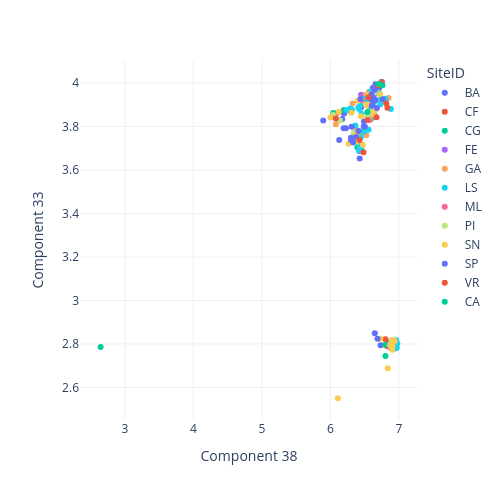

Source (notebook cell):
### Markdown cell above
### Scatter (metadata)

### Code cell
fig = px.scatter(
    data_frame = test,
    x = dim1,
    y = dim2, 
    color = "SiteID",
    #color_discrete_sequence=px.colors.sequential.Agsunset,
    hover_data = ["bin", "RF Classify"],
    #opacity = 0.2,
    #title = "SiteID, Test Set",
    template="plotly_white",
    width=500, 
    height=500
) 

fig.show()

### Figure 1 — Plotly figure (JSON) as saved in the notebook; plotly's stock layout.template omitted (floating-point values rounded to 4 significant figures)
{"data": [{"customdata": [["KBase_derived_Bin.001.fastaBA_F_extracted_bins.AssemblySet_DRAM.gff", 138], ["KBase_derived_Bin.001.fastaBA_S_extracted_bins.AssemblySet_DRAM.gff", 163], ["KBase_derived_Bin.002.fastaBA_F_extracted_bins.AssemblySet_DRAM.gff", 3], ["KBase_derived_Bin.002.fastaBA_S_extracted_bins.AssemblySet_DRAM.gff", 138], ["KBase_derived_Bin.003.fastaBA_S_extracted_bins.AssemblySet_DRAM.gff", 3], ["KBase_derived_Bin.004.fastaBA_F_extracted_bins.AssemblySet_DRAM.gff", 163], ["KBase_derived_Bin.004.fastaBA_S_extracted_bins.AssemblySet_DRAM.gff", 94], ["KBase_derived_Bin.005.fastaBA_F_extracted_bins.AssemblySet_DRAM.gff", 138], ["KBase_derived_Bin.005.fastaBA_S_extracted_bins.AssemblySet_DRAM.gff", 94], ["KBase_derived_Bin.006.fastaBA_F_extracted_bins.AssemblySet_DRAM.gff", 117], ["KBase_derived_Bin.006.fastaBA_S_extracted_bins.AssemblySet_DRAM.gff", 94], ["KBase_derived_Bin.007.fastaBA_S_extracted_bins.AssemblySet_DRAM.gff", 3], ["KBase_derived_Bin.008.fastaBA_F_extracted_bins.AssemblySet_DRAM.gff", 3], ["KBase_derived_Bin.008.fastaBA_S_extracted_bins.AssemblySet_DRAM.gff", 123], ["KBase_derived_Bin.009.fastaBA_F_extracted_bins.AssemblySet_DRAM.gff", 138], ["KBase_derived_Bin.009.fastaBA_S_extracted_bins.AssemblySet_DRAM.gff", 117], ["KBase_derived_Bin.010.fastaBA_S_extracted_bins.AssemblySet_DRAM.gff", 3], ["KBase_derived_Bin.011.fastaBA_F_extracted_bins.AssemblySet_DRAM.gff", 138], ["KBase_derived_Bin.012.fastaBA_F_extracted_bins.AssemblySet_DRAM.gff", 3], ["KBase_derived_Bin.012.fastaBA_S_extracted_bins.AssemblySet_DRAM.gff", 3], ["KBase_derived_Bin.013.fastaBA_F_extracted_bins.AssemblySet_DRAM.gff", 94], ["KBase_derived_Bin.013.fastaBA_S_extracted_bins.AssemblySet_DRAM.gff", 156], ["KBase_derived_Bin.014.fastaBA_F_extracted_bins.AssemblySet_DRAM.gff", 3], ["KBase_derived_Bin.014.fastaBA_S_extracted_bins.AssemblySet_DRAM.gff", 117], ["KBase_derived_Bin.015.fastaBA_F_extracted_bins.AssemblySet_DRAM.gff", 3], ["KBase_derived_Bin.015.fastaBA_S_extracted_bins.AssemblySet_DRAM.gff", 138], ["KBase_derived_Bin.016.fastaBA_F_extracted_bins.AssemblySet_DRAM.gff", 141], ["KBase_derived_Bin.016.fastaBA_S_extracted_bins.AssemblySet_DRAM.gff", 3], ["KBase_derived_Bin.017.fastaBA_F_extracted_bins.AssemblySet_DRAM.gff", 117], ["KBase_derived_Bin.017.fastaBA_S_extracted_bins.AssemblySet_DRAM.gff", 138], ["KBase_derived_Bin.018.fastaBA_F_extracted_bins.AssemblySet_DRAM.gff", 138], ["KBase_derived_Bin.018.fastaBA_S_extracted_bins.AssemblySet_DRAM.gff", 163], ["KBase_derived_Bin.019.fastaBA_S_extracted_bins.AssemblySet_DRAM.gff", 117], ["KBase_derived_Bin.020.fastaBA_F_extracted_bins.AssemblySet_DRAM.gff", 3], ["KBase_derived_Bin.020.fastaBA_S_extracted_bins.AssemblySet_DRAM.gff", 163], ["KBase_derived_Bin.021.fastaBA_F_extracted_bins.AssemblySet_DRAM.gff", 138], ["KBase_derived_Bin.021.fastaBA_S_extracted_bins.AssemblySet_DRAM.gff", 123], ["KBase_derived_Bin.022.fastaBA_F_extracted_bins.AssemblySet_DRAM.gff", 3], ["KBase_derived_Bin.022.fastaBA_S_extracted_bins.AssemblySet_DRAM.gff", 155], ["KBase_derived_Bin.023.fastaBA_F_extracted_bins.AssemblySet_DRAM.gff", 117], ["KBase_derived_Bin.024.fastaBA_F_extracted_bins.AssemblySet_DRAM.gff", 94], ["KBase_derived_Bin.024.fastaBA_S_extracted_bins.AssemblySet_DRAM.gff", 3], ["KBase_derived_Bin.025.fastaBA_F_extracted_bins.AssemblySet_DRAM.gff", 163], ["KBase_derived_Bin.026.fastaBA_F_extracted_bins.AssemblySet_DRAM.gff", 123], ["KBase_derived_Bin.026.fastaBA_S_extracted_bins.AssemblySet_DRAM.gff", 163], ["KBase_derived_Bin.027.fastaBA_S_extracted_bins.AssemblySet_DRAM.gff", 3], ["KBase_derived_Bin.028.fastaBA_F_extracted_bins.AssemblySet_DRAM.gff", 3], ["KBase_derived_Bin.028.fastaBA_S_extracted_bins.AssemblySet_DRAM.gff", 163], ["KBase_derived_Bin.030.fastaBA_S_extracted_bins.AssemblySet_DRAM.gff", 3], ["KBase_derived_Bin.031.fastaBA_S_extracted_bins.AssemblySet_DRAM.gff", 3], ["KBase_derived_Bin.032.fastaBA_S_extracted_bins.AssemblySet_DRAM.gff", 123]], "hovertemplate": "SiteID=BA<br>Component 38=%{x}<br>Component 33=%{y}<br>bin=%{customdata[0]}<br>RF Classify=%{customdata[1]}<extra></extra>", "legendgroup": "BA", "marker": {"color": "#636efa", "symbol": "circle"}, "mode": "markers", "name": "BA", "orientation": "v", "showlegend": true, "type": "scatter", "x": [6.616, 6.369, 6.915, 6.619, 6.919, 6.408, 6.539, 6.659, 6.634, 6.173, 6.617, 6.895, 6.874, 6.428, 6.693, 6.489, 6.872, 6.71, 6.887, 6.902, 6.447, 6.733, 6.858, 6.485, 6.917, 6.639, 6.648, 6.896, 6.483, 6.659, 6.677, 6.349, 6.2, 6.943, 6.129, 6.632, 6.434, 6.891, 5.896, 6.194, 6.282, 6.892, 6.412, 6.421, 6.502, 6.916, 6.899, 6.376, 6.867, 6.932, 6.401], "xaxis": "x", "y": [3.953, 3.741, 2.794, 3.977, 2.796, 3.751, 3.923, 3.98, 3.887, 3.834, 3.927, 2.789, 2.804, 3.653, 3.99, 3.823, 2.794, 3.988, 2.782, 2.792, 3.887, 2.794, 2.807, 3.8, 2.79, 3.969, 2.849, 2.796, 3.784, 3.994, 3.987, 3.761, 3.86, 2.78, 3.738, 3.937, 3.699, 2.798, 3.827, 3.87, 3.873, 2.792, 3.753, 3.688, 3.775, 2.793, 2.789, 3.754, 2.792, 2.785, 3.702], "yaxis": "y"}, {"customdata": [["KBase_derived_Bin.001.fastaCF_F_extracted_bins.AssemblySet_DRAM.gff", 138], ["KBase_derived_Bin.002.fastaCF_F_extracted_bins.AssemblySet_DRAM.gff", 155], ["KBase_derived_Bin.003.fastaCF_F_extracted_bins.AssemblySet_DRAM.gff", 156], ["KBase_derived_Bin.004.fastaCF_F_extracted_bins.AssemblySet_DRAM.gff", 94], ["KBase_derived_Bin.005.fastaCF_F_extracted_bins.AssemblySet_DRAM.gff", 117], ["KBase_derived_Bin.006.fastaCF_F_extracted_bins.AssemblySet_DRAM.gff", 138], ["KBase_derived_Bin.007.fastaCF_F_extracted_bins.AssemblySet_DRAM.gff", 153]], "hovertemplate": "SiteID=CF<br>Component 38=%{x}<br>Component 33=%{y}<br>bin=%{customdata[0]}<br>RF Classify=%{customdata[1]}<extra></extra>", "legendgroup": "CF", "marker": {"color": "#EF553B", "symbol": "circle"}, "mode": "markers", "name": "CF", "orientation": "v", "showlegend": true, "type": "scatter", "x": [6.693, 6.035, 6.822, 6.602, 6.106, 6.635, 6.804], "xaxis": "x", "y": [3.988, 3.853, 2.791, 3.852, 3.863, 3.96, 2.822], "yaxis": "y"}, {"customdata": [["KBase_derived_Bin.001.fastaCG_S_extracted_bins.AssemblySet_DRAM.gff", 138], ["KBase_derived_Bin.002.fastaCG_F_extracted_bins.AssemblySet_DRAM.gff", 123], ["KBase_derived_Bin.003.fastaCG_F_extracted_bins.AssemblySet_DRAM.gff", 67], ["KBase_derived_Bin.003.fastaCG_S_extracted_bins.AssemblySet_DRAM.gff", 156], ["KBase_derived_Bin.004.fastaCG_F_extracted_bins.AssemblySet_DRAM.gff", 138], ["KBase_derived_Bin.004.fastaCG_S_extracted_bins.AssemblySet_DRAM.gff", 94], ["KBase_derived_Bin.005.fastaCG_F_extracted_bins.AssemblySet_DRAM.gff", 117], ["KBase_derived_Bin.006.fastaCG_F_extracted_bins.AssemblySet_DRAM.gff", 94], ["KBase_derived_Bin.007.fastaCG_S_extracted_bins.AssemblySet_DRAM.gff", 138], ["KBase_derived_Bin.008.fastaCG_S_extracted_bins.AssemblySet_DRAM.gff", 117], ["KBase_derived_Bin.009.fastaCG_S_extracted_bins.AssemblySet_DRAM.gff", 138]], "hovertemplate": "SiteID=CG<br>Component 38=%{x}<br>Component 33=%{y}<br>bin=%{customdata[0]}<br>RF Classify=%{customdata[1]}<extra></extra>", "legendgroup": "CG", "marker": {"color": "#00cc96", "symbol": "circle"}, "mode": "markers", "name": "CG", "orientation": "v", "showlegend": true, "type": "scatter", "x": [6.713, 6.397, 2.647, 6.802, 6.641, 6.633, 6.042, 6.645, 6.674, 6.197, 6.696], "xaxis": "x", "y": [3.978, 3.704, 2.787, 2.796, 3.961, 3.849, 3.862, 3.844, 3.987, 3.875, 3.985], "yaxis": "y"}, {"customdata": [["KBase_derived_Bin.001.fastaFE_F_extracted_bins.AssemblySet_DRAM.gff", 163], ["KBase_derived_Bin.003.fastaFE_F_extracted_bins.AssemblySet_DRAM.gff", 138]], "hovertemplate": "SiteID=FE<br>Component 38=%{x}<br>Component 33=%{y}<br>bin=%{customdata[0]}<br>RF Classify=%{customdata[1]}<extra></extra>", "legendgroup": "FE", "marker": {"color": "#ab63fa", "symbol": "circle"}, "mode": "markers", "name": "FE", "orientation": "v", "showlegend": true, "type": "scatter", "x": [6.416, 6.449], "xaxis": "x", "y": [3.776, 3.946], "yaxis": "y"}, {"customdata": [["KBase_derived_Bin.001.fastaGA_F_extracted_bins.AssemblySet_DRAM.gff", 117], ["KBase_derived_Bin.002.fastaGA_F_extracted_bins.AssemblySet_DRAM.gff", 94], ["KBase_derived_Bin.002.fastaGA_S_extracted_bins.AssemblySet_DRAM.gff", 181], ["KBase_derived_Bin.003.fastaGA_F_extracted_bins.AssemblySet_DRAM.gff", 94], ["KBase_derived_Bin.005.fastaGA_F_extracted_bins.AssemblySet_DRAM.gff", 94], ["KBase_derived_Bin.008.fastaGA_F_extracted_bins.AssemblySet_DRAM.gff", 117], ["KBase_derived_Bin.011.fastaGA_F_extracted_bins.AssemblySet_DRAM.gff", 94], ["KBase_derived_Bin.012.fastaGA_F_extracted_bins.AssemblySet_DRAM.gff", 163], ["KBase_derived_Bin.014.fastaGA_F_extracted_bins.AssemblySet_DRAM.gff", 94], ["KBase_derived_Bin.015.fastaGA_F_extracted_bins.AssemblySet_DRAM.gff", 117], ["KBase_derived_Bin.016.fastaGA_F_extracted_bins.AssemblySet_DRAM.gff", 181], ["KBase_derived_Bin.018.fastaGA_F_extracted_bins.AssemblySet_DRAM.gff", 163], ["KBase_derived_Bin.019.fastaGA_F_extracted_bins.AssemblySet_DRAM.gff", 138], ["KBase_derived_Bin.021.fastaGA_F_extracted_bins.AssemblySet_DRAM.gff", 94], ["KBase_derived_Bin.022.fastaGA_F_extracted_bins.AssemblySet_DRAM.gff", 181]], "hovertemplate": "SiteID=GA<br>Component 38=%{x}<br>Component 33=%{y}<br>bin=%{customdata[0]}<br>RF Classify=%{customdata[1]}<extra></extra>", "legendgroup": "GA", "marker": {"color": "#FFA15A", "symbol": "circle"}, "mode": "markers", "name": "GA", "orientation": "v", "showlegend": true, "type": "scatter", "x": [6.323, 6.518, 6.762, 6.582, 6.55, 6.372, 6.533, 6.452, 6.565, 6.08, 6.806, 6.525, 6.561, 6.652, 6.849], "xaxis": "x", "y": [3.905, 3.946, 3.914, 3.88, 3.844, 3.789, 3.897, 3.757, 3.96, 3.81, 3.921, 3.76, 3.863, 3.919, 3.931], "yaxis": "y"}, {"customdata": [["KBase_derived_Bin.001.fastaLS_F_extracted_bins.AssemblySet_DRAM.gff", 94], ["KBase_derived_Bin.002.fastaLS_F_extracted_bins.AssemblySet_DRAM.gff", 3], ["KBase_derived_Bin.002.fastaLS_S_extracted_bins.AssemblySet_DRAM.gff", 117], ["KBase_derived_Bin.003.fastaLS_S_extracted_bins.AssemblySet_DRAM.gff", 94], ["KBase_derived_Bin.004.fastaLS_F_extracted_bins.AssemblySet_DRAM.gff", 138], ["KBase_derived_Bin.004.fastaLS_S_extracted_bins.AssemblySet_DRAM.gff", 3], ["KBase_derived_Bin.005.fastaLS_F_extracted_bins.AssemblySet_DRAM.gff", 3], ["KBase_derived_Bin.005.fastaLS_S_extracted_bins.AssemblySet_DRAM.gff", 94], ["KBase_derived_Bin.006.fastaLS_F_extracted_bins.AssemblySet_DRAM.gff", 94], ["KBase_derived_Bin.006.fastaLS_S_extracted_bins.AssemblySet_DRAM.gff", 94], ["KBase_derived_Bin.007.fastaLS_F_extracted_bins.AssemblySet_DRAM.gff", 3], ["KBase_derived_Bin.007.fastaLS_S_extracted_bins.AssemblySet_DRAM.gff", 94], ["KBase_derived_Bin.008.fastaLS_F_extracted_bins.AssemblySet_DRAM.gff", 94], ["KBase_derived_Bin.009.fastaLS_F_extracted_bins.AssemblySet_DRAM.gff", 181], ["KBase_derived_Bin.009.fastaLS_S_extracted_bins.AssemblySet_DRAM.gff", 94], ["KBase_derived_Bin.010.fastaLS_F_extracted_bins.AssemblySet_DRAM.gff", 163], ["KBase_derived_Bin.011.fastaLS_F_extracted_bins.AssemblySet_DRAM.gff", 123], ["KBase_derived_Bin.011.fastaLS_S_extracted_bins.AssemblySet_DRAM.gff", 181], ["KBase_derived_Bin.012.fastaLS_F_extracted_bins.AssemblySet_DRAM.gff", 94], ["KBase_derived_Bin.014.fastaLS_F_extracted_bins.AssemblySet_DRAM.gff", 117], ["KBase_derived_Bin.014.fastaLS_S_extracted_bins.AssemblySet_DRAM.gff", 94], ["KBase_derived_Bin.015.fastaLS_S_extracted_bins.AssemblySet_DRAM.gff", 94], ["KBase_derived_Bin.016.fastaLS_F_extracted_bins.AssemblySet_DRAM.gff", 3], ["KBase_derived_Bin.016.fastaLS_S_extracted_bins.AssemblySet_DRAM.gff", 163], ["KBase_derived_Bin.017.fastaLS_F_extracted_bins.AssemblySet_DRAM.gff", 94], ["KBase_derived_Bin.018.fastaLS_F_extracted_bins.AssemblySet_DRAM.gff", 94], ["KBase_derived_Bin.019.fastaLS_F_extracted_bins.AssemblySet_DRAM.gff", 94], ["KBase_derived_Bin.019.fastaLS_S_extracted_bins.AssemblySet_DRAM.gff", 94], ["KBase_derived_Bin.020.fastaLS_S_extracted_bins.AssemblySet_DRAM.gff", 181], ["KBase_derived_Bin.021.fastaLS_F_extracted_bins.AssemblySet_DRAM.gff", 163], ["KBase_derived_Bin.021.fastaLS_S_extracted_bins.AssemblySet_DRAM.gff", 123], ["KBase_derived_Bin.022.fastaLS_F_extracted_bins.AssemblySet_DRAM.gff", 138], ["KBase_derived_Bin.023.fastaLS_F_extracted_bins.AssemblySet_DRAM.gff", 94], ["KBase_derived_Bin.025.fastaLS_S_extracted_bins.AssemblySet_DRAM.gff", 94], ["KBase_derived_Bin.026.fastaLS_F_extracted_bins.AssemblySet_DRAM.gff", 3], ["KBase_derived_Bin.026.fastaLS_S_extracted_bins.AssemblySet_DRAM.gff", 163], ["KBase_derived_Bin.027.fastaLS_F_extracted_bins.AssemblySet_DRAM.gff", 3], ["KBase_derived_Bin.028.fastaLS_F_extracted_bins.AssemblySet_DRAM.gff", 3], ["KBase_derived_Bin.028.fastaLS_S_extracted_bins.AssemblySet_DRAM.gff", 94], ["KBase_derived_Bin.029.fastaLS_F_extracted_bins.AssemblySet_DRAM.gff", 181], ["KBase_derived_Bin.029.fastaLS_S_extracted_bins.AssemblySet_DRAM.gff", 3], ["KBase_derived_Bin.030.fastaLS_S_extracted_bins.AssemblySet_DRAM.gff", 117], ["KBase_derived_Bin.031.fastaLS_F_extracted_bins.AssemblySet_DRAM.gff", 117], ["KBase_derived_Bin.032.fastaLS_F_extracted_bins.AssemblySet_DRAM.gff", 138], ["KBase_derived_Bin.033.fastaLS_S_extracted_bins.AssemblySet_DRAM.gff", 181], ["KBase_derived_Bin.037.fastaLS_S_extracted_bins.AssemblySet_DRAM.gff", 94], ["KBase_derived_Bin.038.fastaLS_S_extracted_bins.AssemblySet_DRAM.gff", 94], ["KBase_derived_Bin.039.fastaLS_S_extracted_bins.AssemblySet_DRAM.gff", 123]], "hovertemplate": "SiteID=LS<br>Component 38=%{x}<br>Component 33=%{y}<br>bin=%{customdata[0]}<br>RF Classify=%{customdata[1]}<extra></extra>", "legendgroup": "LS", "marker": {"color": "#19d3f3", "symbol": "circle"}, "mode": "markers", "name": "LS", "orientation": "v", "showlegend": true, "type": "scatter", "x": [6.806, 6.962, 6.494, 6.707, 6.666, 6.888, 6.927, 6.62, 6.688, 6.419, 6.978, 6.439, 6.721, 6.729, 6.53, 6.443, 6.454, 6.797, 6.623, 6.364, 6.64, 6.551, 6.896, 6.484, 6.574, 6.407, 6.484, 6.602, 6.577, 6.558, 6.418, 6.592, 6.536, 6.629, 6.918, 6.432, 6.891, 6.896, 6.297, 6.884, 6.969, 6.238, 6.455, 6.744, 6.289, 6.316, 6.547, 6.432], "xaxis": "x", "y": [3.922, 2.817, 3.791, 3.957, 3.978, 2.813, 2.788, 3.96, 3.955, 3.88, 2.801, 3.898, 3.924, 3.902, 3.92, 3.75, 3.695, 3.927, 3.872, 3.805, 3.853, 3.845, 2.791, 3.774, 3.958, 3.888, 3.927, 3.837, 3.936, 3.785, 3.69, 3.892, 3.907, 3.906, 2.803, 3.72, 2.801, 2.802, 3.881, 3.88, 2.781, 3.875, 3.859, 4.005, 3.882, 3.875, 3.855, 3.708], "yaxis": "y"}, {"customdata": [["KBase_derived_Bin.001.fastaML_F_extracted_bins.AssemblySet_DRAM.gff", 94], ["KBase_derived_Bin.005.fastaML_F_extracted_bins.AssemblySet_DRAM.gff", 94]], "hovertemplate": "SiteID=ML<br>Component 38=%{x}<br>Component 33=%{y}<br>bin=%{customdata[0]}<br>RF Classify=%{customdata[1]}<extra></extra>", "legendgroup": "ML", "marker": {"color": "#FF6692", "symbol": "circle"}, "mode": "markers", "name": "ML", "orientation": "v", "showlegend": true, "type": "scatter", "x": [6.462, 6.579], "xaxis": "x", "y": [3.921, 3.831], "yaxis": "y"}, {"customdata": [["KBase_derived_Bin.001.fastaPI_F_extracted_bins.AssemblySet_DRAM.gff", 117], ["KBase_derived_Bin.001.fastaPI_S_extracted_bins.AssemblySet_DRAM.gff", 117], ["KBase_derived_Bin.002.fastaPI_F_extracted_bins.AssemblySet_DRAM.gff", 94], ["KBase_derived_Bin.002.fastaPI_S_extracted_bins.AssemblySet_DRAM.gff", 94], ["KBase_derived_Bin.003.fastaPI_F_extracted_bins.AssemblySet_DRAM.gff", 138], ["KBase_derived_Bin.003.fastaPI_S_extracted_bins.AssemblySet_DRAM.gff", 138], ["KBase_derived_Bin.004.fastaPI_F_extracted_bins.AssemblySet_DRAM.gff", 138], ["KBase_derived_Bin.004.fastaPI_S_extracted_bins.AssemblySet_DRAM.gff", 138], ["KBase_derived_Bin.005.fastaPI_F_extracted_bins.AssemblySet_DRAM.gff", 117], ["KBase_derived_Bin.006.fastaPI_F_extracted_bins.AssemblySet_DRAM.gff", 94], ["KBase_derived_Bin.006.fastaPI_S_extracted_bins.AssemblySet_DRAM.gff", 94], ["KBase_derived_Bin.007.fastaPI_S_extracted_bins.AssemblySet_DRAM.gff", 94], ["KBase_derived_Bin.008.fastaPI_S_extracted_bins.AssemblySet_DRAM.gff", 94], ["KBase_derived_Bin.009.fastaPI_S_extracted_bins.AssemblySet_DRAM.gff", 138]], "hovertemplate": "SiteID=PI<br>Component 38=%{x}<br>Component 33=%{y}<br>bin=%{customdata[0]}<br>RF Classify=%{customdata[1]}<extra></extra>", "legendgroup": "PI", "marker": {"color": "#B6E880", "symbol": "circle"}, "mode": "markers", "name": "PI", "orientation": "v", "showlegend": true, "type": "scatter", "x": [6.342, 6.04, 6.557, 6.552, 6.671, 6.641, 6.683, 6.693, 6.141, 6.536, 6.61, 6.439, 6.562, 6.6], "xaxis": "x", "y": [3.771, 3.852, 3.863, 3.835, 3.974, 3.956, 3.972, 3.983, 3.828, 3.844, 3.862, 3.926, 3.863, 3.866], "yaxis": "y"}, {"customdata": [["KBase_derived_Bin.001.fastaSN_F_extracted_bins.AssemblySet_DRAM.gff", 94], ["KBase_derived_Bin.004.fastaSN_F_extracted_bins.AssemblySet_DRAM.gff", 141], ["KBase_derived_Bin.005.fastaSN_F_extracted_bins.AssemblySet_DRAM.gff", 94], ["KBase_derived_Bin.006.fastaSN_F_extracted_bins.AssemblySet_DRAM.gff", 3], ["KBase_derived_Bin.007.fastaSN_F_extracted_bins.AssemblySet_DRAM.gff", 155], ["KBase_derived_Bin.009.fastaSN_F_extracted_bins.AssemblySet_DRAM.gff", 163], ["KBase_derived_Bin.010.fastaSN_F_extracted_bins.AssemblySet_DRAM.gff", 138], ["KBase_derived_Bin.011.fastaSN_F_extracted_bins.AssemblySet_DRAM.gff", 163], ["KBase_derived_Bin.012.fastaSN_F_extracted_bins.AssemblySet_DRAM.gff", 94], ["KBase_derived_Bin.013.fastaSN_F_extracted_bins.AssemblySet_DRAM.gff", 47], ["KBase_derived_Bin.014.fastaSN_F_extracted_bins.AssemblySet_DRAM.gff", 163], ["KBase_derived_Bin.016.fastaSN_F_extracted_bins.AssemblySet_DRAM.gff", 3], ["KBase_derived_Bin.017.fastaSN_F_extracted_bins.AssemblySet_DRAM.gff", 138], ["KBase_derived_Bin.018.fastaSN_F_extracted_bins.AssemblySet_DRAM.gff", 94], ["KBase_derived_Bin.019.fastaSN_F_extracted_bins.AssemblySet_DRAM.gff", 3], ["KBase_derived_Bin.020.fastaSN_F_extracted_bins.AssemblySet_DRAM.gff", 3], ["KBase_derived_Bin.023.fastaSN_F_extracted_bins.AssemblySet_DRAM.gff", 131], ["KBase_derived_Bin.024.fastaSN_F_extracted_bins.AssemblySet_DRAM.gff", 94], ["KBase_derived_Bin.025.fastaSN_F_extracted_bins.AssemblySet_DRAM.gff", 163], ["KBase_derived_Bin.026.fastaSN_F_extracted_bins.AssemblySet_DRAM.gff", 94], ["KBase_derived_Bin.027.fastaSN_F_extracted_bins.AssemblySet_DRAM.gff", 3], ["KBase_derived_Bin.028.fastaSN_F_extracted_bins.AssemblySet_DRAM.gff", 155], ["KBase_derived_Bin.029.fastaSN_F_extracted_bins.AssemblySet_DRAM.gff", 94], ["KBase_derived_Bin.030.fastaSN_F_extracted_bins.AssemblySet_DRAM.gff", 138], ["KBase_derived_Bin.031.fastaSN_F_extracted_bins.AssemblySet_DRAM.gff", 3], ["KBase_derived_Bin.032.fastaSN_F_extracted_bins.AssemblySet_DRAM.gff", 163]], "hovertemplate": "SiteID=SN<br>Component 38=%{x}<br>Component 33=%{y}<br>bin=%{customdata[0]}<br>RF Classify=%{customdata[1]}<extra></extra>", "legendgroup": "SN", "marker": {"color": "#FECB52", "symbol": "circle"}, "mode": "markers", "name": "SN", "orientation": "v", "showlegend": true, "type": "scatter", "x": [6.727, 6.727, 6.626, 6.908, 6.001, 6.473, 6.554, 6.385, 6.656, 6.109, 6.401, 6.938, 6.719, 6.401, 6.897, 6.875, 6.839, 6.308, 6.267, 6.525, 6.903, 6.121, 6.583, 6.448, 6.874, 6.372], "xaxis": "x", "y": [3.946, 2.824, 3.855, 2.791, 3.842, 3.715, 3.948, 3.731, 3.876, 2.55, 3.738, 2.813, 3.989, 3.918, 2.818, 2.791, 2.689, 3.863, 3.72, 3.899, 2.774, 3.867, 3.903, 3.847, 2.798, 3.761], "yaxis": "y"}, {"customdata": [["KBase_derived_Bin.001.fastaSP_F_extracted_bins.AssemblySet_DRAM.gff", 94], ["KBase_derived_Bin.002.fastaSP_S_extracted_bins.AssemblySet_DRAM.gff", 94], ["KBase_derived_Bin.003.fastaSP_F_extracted_bins.AssemblySet_DRAM.gff", 138], ["KBase_derived_Bin.003.fastaSP_S_extracted_bins.AssemblySet_DRAM.gff", 163], ["KBase_derived_Bin.004.fastaSP_F_extracted_bins.AssemblySet_DRAM.gff", 94], ["KBase_derived_Bin.004.fastaSP_S_extracted_bins.AssemblySet_DRAM.gff", 117], ["KBase_derived_Bin.006.fastaSP_F_extracted_bins.AssemblySet_DRAM.gff", 94], ["KBase_derived_Bin.006.fastaSP_S_extracted_bins.AssemblySet_DRAM.gff", 94], ["KBase_derived_Bin.007.fastaSP_F_extracted_bins.AssemblySet_DRAM.gff", 131], ["KBase_derived_Bin.007.fastaSP_S_extracted_bins.AssemblySet_DRAM.gff", 163], ["KBase_derived_Bin.008.fastaSP_F_extracted_bins.AssemblySet_DRAM.gff", 117], ["KBase_derived_Bin.008.fastaSP_S_extracted_bins.AssemblySet_DRAM.gff", 117], ["KBase_derived_Bin.009.fastaSP_F_extracted_bins.AssemblySet_DRAM.gff", 117], ["KBase_derived_Bin.010.fastaSP_F_extracted_bins.AssemblySet_DRAM.gff", 138], ["KBase_derived_Bin.011.fastaSP_S_extracted_bins.AssemblySet_DRAM.gff", 138], ["KBase_derived_Bin.013.fastaSP_S_extracted_bins.AssemblySet_DRAM.gff", 163], ["KBase_derived_Bin.014.fastaSP_S_extracted_bins.AssemblySet_DRAM.gff", 138], ["KBase_derived_Bin.015.fastaSP_S_extracted_bins.AssemblySet_DRAM.gff", 138], ["KBase_derived_Bin.016.fastaSP_S_extracted_bins.AssemblySet_DRAM.gff", 163], ["KBase_derived_Bin.017.fastaSP_S_extracted_bins.AssemblySet_DRAM.gff", 94], ["KBase_derived_Bin.018.fastaSP_S_extracted_bins.AssemblySet_DRAM.gff", 94], ["KBase_derived_Bin.019.fastaSP_S_extracted_bins.AssemblySet_DRAM.gff", 138], ["KBase_derived_Bin.021.fastaSP_S_extracted_bins.AssemblySet_DRAM.gff", 117]], "hovertemplate": "SiteID=SP<br>Component 38=%{x}<br>Component 33=%{y}<br>bin=%{customdata[0]}<br>RF Classify=%{customdata[1]}<extra></extra>", "legendgroup": "SP", "marker": {"color": "#636efa", "symbol": "circle"}, "mode": "markers", "name": "SP", "orientation": "v", "showlegend": true, "type": "scatter", "x": [6.765, 6.438, 6.682, 6.333, 6.606, 6.309, 6.601, 6.654, 6.688, 6.374, 6.409, 6.503, 6.227, 6.648, 6.704, 6.301, 6.713, 6.677, 6.302, 6.68, 6.646, 6.601, 6.193], "xaxis": "x", "y": [3.925, 3.926, 3.986, 3.726, 3.897, 3.799, 3.923, 3.921, 2.824, 3.752, 3.78, 3.799, 3.792, 3.969, 3.982, 3.748, 3.98, 3.982, 3.738, 3.885, 3.921, 3.948, 3.792], "yaxis": "y"}, {"customdata": [["KBase_derived_Bin.001.fastaVR_S_extracted_bins.AssemblySet_DRAM.gff", 163], ["KBase_derived_Bin.003.fastaVR_S_extracted_bins.AssemblySet_DRAM.gff", 94], ["KBase_derived_Bin.006.fastaVR_S_extracted_bins.AssemblySet_DRAM.gff", 138], ["KBase_derived_Bin.007.fastaVR_S_extracted_bins.AssemblySet_DRAM.gff", 181], ["KBase_derived_Bin.011.fastaVR_S_extracted_bins.AssemblySet_DRAM.gff", 138], ["KBase_derived_Bin.013.fastaVR_S_extracted_bins.AssemblySet_DRAM.gff", 138], ["KBase_derived_Bin.015.fastaVR_S_extracted_bins.AssemblySet_DRAM.gff", 117], ["KBase_derived_Bin.016.fastaVR_S_extracted_bins.AssemblySet_DRAM.gff", 123], ["KBase_derived_Bin.017.fastaVR_S_extracted_bins.AssemblySet_DRAM.gff", 181], ["KBase_derived_Bin.018.fastaVR_S_extracted_bins.AssemblySet_DRAM.gff", 94]], "hovertemplate": "SiteID=VR<br>Component 38=%{x}<br>Component 33=%{y}<br>bin=%{customdata[0]}<br>RF Classify=%{customdata[1]}<extra></extra>", "legendgroup": "VR", "marker": {"color": "#EF553B", "symbol": "circle"}, "mode": "markers", "name": "VR", "orientation": "v", "showlegend": true, "type": "scatter", "x": [6.424, 6.555, 6.697, 6.832, 6.754, 6.544, 6.079, 6.483, 6.816, 6.674], "xaxis": "x", "y": [3.737, 3.934, 3.99, 3.886, 4.004, 3.83, 3.837, 3.681, 3.906, 3.843], "yaxis": "y"}, {"customdata": [["KBase_derived_Bin.005.fastaCA_F_extracted_bins.AssemblySet_DRAM.gff", 138], ["KBase_derived_Bin.006.fastaCA_F_extracted_bins.AssemblySet_DRAM.gff", 138], ["KBase_derived_Bin.008.fastaCA_F_extracted_bins.AssemblySet_DRAM.gff", 156], ["KBase_derived_Bin.034.fastaCA_F_extracted_bins.AssemblySet_DRAM.gff", 94]], "hovertemplate": "SiteID=CA<br>Component 38=%{x}<br>Component 33=%{y}<br>bin=%{customdata[0]}<br>RF Classify=%{customdata[1]}<extra></extra>", "legendgroup": "CA", "marker": {"color": "#00cc96", "symbol": "circle"}, "mode": "markers", "name": "CA", "orientation": "v", "showlegend": true, "type": "scatter", "x": [6.705, 6.76, 6.804, 6.541], "xaxis": "x", "y": [3.995, 3.99, 2.745, 3.867], "yaxis": "y"}], "layout": {"height": 500, "legend": {"title": {"text": "SiteID"}, "tracegroupgap": 0}, "margin": {"t": 60}, "width": 500, "xaxis": {"anchor": "y", "domain": [0, 1], "title": {"text": "Component 38"}}, "yaxis": {"anchor": "x", "domain": [0, 1], "title": {"text": "Component 33"}}}}
